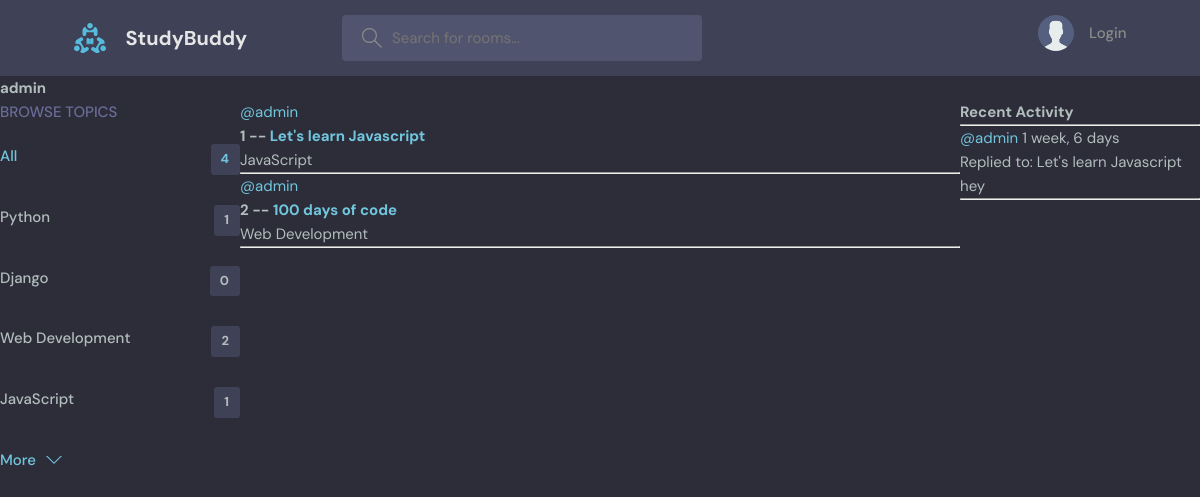
Page /profile/1/ on the committed database.
### base/models.py (models this page shows, shortened)
class Topic(models.Model):
    name = models.CharField(max_length=200)

class Room(models.Model):
    hosts = models.ForeignKey(User, on_delete=models.SET_NULL, null=True)
    topic = models.ForeignKey(Topic, on_delete=models.SET_NULL, null=True)
    name = models.CharField(max_length=100)
    description = models.TextField(null=True, blank=True)
    participants = models.ManyToManyField(User, related_name='participants', blank=True)
    created_at = models.DateTimeField(auto_now_add=True)
    updated_at = models.DateTimeField(auto_now=True)
    class Meta:
        ordering = ['-updated_at', '-created_at']
    def __str__(self):
        return self.name

class Message(models.Model):
    user = models.ForeignKey(User, on_delete=models.CASCADE)
    Room = models.ForeignKey(Room, on_delete=models.CASCADE)
    body = models.TextField()
    created_at = models.DateTimeField(auto_now_add=True)
    updated_at = models.DateTimeField(auto_now=True)
    class Meta:
        ordering = ['-updated_at', '-created_at']
    def __str__(self):
        return self.body[0:50]

### base/views.py (the view)
# urls.py: path('profile/<str:pk>/', views.user_profile, name='user-profile'),
def user_profile(request, pk):
    user = User.objects.get(id=pk)
    rooms = user.room_set.all()
    room_messages = user.message_set.all()
    topics = Topic.objects.all()
    context = {'user': user, 'rooms': rooms, 'topics': topics, 'room_messages': room_messages}
    return render(request, 'base/profile.html', context)

### base/templates/base/profile.html (shortened to what this page needs)
{% extends 'main.html' %}
{% block content %}
<h1>{{user.username}}</h1>
<div class="profile-container">
    <div>
        {% include 'base/topic_component.html' %}
    </div>
    <div>
        {% include 'base/feed_component.html' %}
    </div>
    <div>
        {% include 'base/activity_component.html' %}
    </div>
</div>
{% endblock %}

### base/templates/base/topic_component.html
<div class="topics">
    <div class="topics__header">
    <h2>Browse Topics</h2>
    </div>
    <ul class="topics__list">
    <li>
        <a href="{% url 'home' %}" class="active">All <span>{{ topics.count }}</span></a>
    </li>
    {% for topic in topics %}
    <li>
        <a href="{% url 'home' %}?q={{topic.name}}">{{ topic.name }} <span>{{ topic.room_set.all.count }}</span></a>
    </li>
    {% endfor %}
    </ul>
    <a class="btn btn--link" href="topics.html">
    More
    <svg version="1.1" xmlns="http://www.w3.org/2000/svg" width="32" height="32" viewBox="0 0 32 32">
        <title>chevron-down</title>
        <path d="M16 21l-13-13h-3l16 16 16-16h-3l-13 13z"></path>
    </svg>
    </a>
</div>

### base/templates/base/feed_component.html (shortened to what this page needs)
<div class="row">
    {% for room in rooms %}
    <div class="column">
        <a href="{% url 'user-profile' room.hosts.id %}"> @{{ room.hosts.username }} </a>
        <h5>{{room.id}} -- <a href="{% url 'rooms' room.id %}">{{room.name}}</a></h5>
        <small>{{room.topic.name}}</small>
        <hr>
    </div>
    {% endfor %}
</div>

### base/templates/base/activity_component.html (shortened to what this page needs)
<h3>Recent Activity</h3>
<hr>
{% for message in room_messages %}
<div>
    <small><a href="{% url 'user-profile' message.user.id %}">@{{message.user}}</a> {{message.created_at|timesince}}</small>
    <br>
    <small>Replied to: {{message.Room}}</small>
    <p>{{message}}</p>
    <hr>
</div>
{% endfor %}

### static/styles/style.css (style rules this page uses)
:root { --color-main: #71c6dd; --color-main-light: #e1f6fb; --color-dark: #3f4156; --color-dark-medium: #51546e; --color-dark-light: #696d97; --color-light: #e5e5e5; --color-gray: #8b8b8b; --color-light-gray: #b2bdbd; --color-bg: #2d2d39; --color-success: #5dd693; --color-error: #fc4b0b; }
* { font-family: "DM Sans", -apple-system, BlinkMacSystemFont, "Segoe UI", Roboto, Oxygen, Ubuntu, Cantarell, "Open Sans", "Helvetica Neue", sans-serif; margin: 0; padding: 0; box-sizing: border-box; text-rendering: optimizeLegibility; font-size: inherit; }
html { font-size: 56.25%; }
@media only screen and (min-width: 1200px) { html { font-size: 62.5%; } }
body { line-height: 1.6; font-weight: 400; font-size: 1.5rem; color: var(--color-light-gray); background-color: var(--color-bg); min-height: 100vh; }
a { display: inline-block; color: var(--color-main); text-decoration: none; }
.btn { background-color: transparent; border: none; display: inline-flex; align-items: center; gap: 1rem; cursor: pointer; transition: all ease-in-out 0.3s; padding: 1rem 2rem; border-radius: 5px; box-shadow: 1px 1px 3px 1px rgba(0, 0, 0, 0.15); font-weight: 500; }
.btn--link { border-radius: 0; padding: 0; color: var(--color-main); box-shadow: none; }
.btn > svg { fill: currentColor; width: 1.6rem; height: 1.6rem; }
.topics__header { margin-bottom: 2rem; }
.topics__header h2 { text-transform: uppercase; font-weight: 500; color: var(--color-dark-light); }
.topics__list { list-style: none; }
.topics__list li a { display: flex; justify-content: space-between; margin-bottom: 3rem; font-weight: 500; color: var(--color-light-gray); transition: all 0.3s ease-in-out; }
.topics__list li a.active, .topics__list li a:hover { color: var(--color-main); }
.topics__list li a span { padding: 0.5rem 1rem; background-color: var(--color-dark); border-radius: 3px; font-size: 1.3rem; font-weight: 700; letter-spacing: 1px; }

### base/templates/base/profile.html (style rules this page uses)
.profile-container { display: grid; grid-template-columns: 1fr 3fr 1fr; }

### rows in the picture
Topic: name "Python", room_set.all.count "1"
Topic: name "Django", room_set.all.count "0"
Topic: name "Web Development", room_set.all.count "2"
Topic: name "JavaScript", room_set.all.count "1"
Room: hosts.username "admin", id "1", name "Let's learn Javascript", topic.name "JavaScript"
Room: hosts.username "admin", id "2", name "100 days of code", topic.name "Web Development"
Message: user "admin", created_at "1 week, 6 days", Room "Let's learn Javascript", body "hey"

### other values in the picture
{{ user.username }} "admin"
{{ topics.count }} "4"
